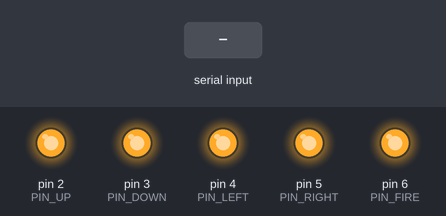
Bench run of a sketch on a simulated Arduino Uno, built with avr-gcc and run on an emulated ATmega328P. Shown: output pins drawn as LEDs (lit = HIGH). Inputs (shaded band) come from the test bench.

Above: at 1.2 s.
1.3 s: byte 30 received over Serial
At 1.4 s:
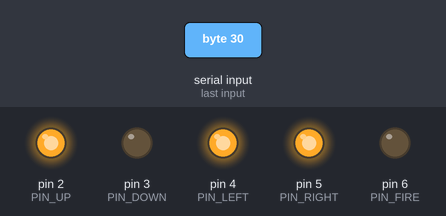
Timing chart, 0 to 4.3 s (numbered marks = the images above; inputs shaded):
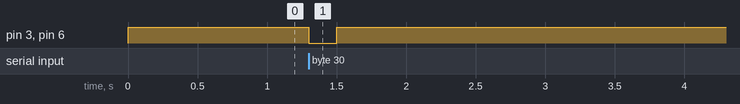

Measured:
- after the input at 1.3 s, pin 3 (PIN_DOWN), pin 6 (PIN_FIRE): HIGH → LOW at once, → HIGH 0.20 s later

The sketch:

joystick.ino
```cpp
/*
  FB9 joystick firmware (Arduino Uno or Nano).

  What it does:
    The laptop sends ONE byte per update over USB serial at 115200 baud.
    The byte is a bitmask of which joystick buttons should be pressed:
        bit 0 = UP     (value 1)
        bit 1 = DOWN   (value 2)
        bit 2 = LEFT   (value 4)
        bit 3 = RIGHT  (value 8)
        bit 4 = FIRE   (value 16)
    Example: 21 = 1 + 4 + 16 = UP + LEFT + FIRE pressed (binary 10101).

  Which Arduino pin drives which joystick button:
    D2 -> UP        D3 -> DOWN      D4 -> LEFT      D5 -> RIGHT      D6 -> FIRE
    (each pin goes to the IN side of one optocoupler channel, see docs/plan section 5)

  ACTIVE_LOW:
    Many PC817 optocoupler modules are "active LOW": they switch ON when their
    input pin is pulled LOW. Then "pressed" means the pin is LOW.
    Set ACTIVE_LOW to 1 for those modules. Set it to 0 if your module switches on
    with HIGH. Check with a multimeter BEFORE plugging into the console: the output
    should be closed (continuity to G2) only while the pin is in its "pressed" state.

  Safety failsafe:
    If no byte arrives for 200 milliseconds (laptop crashed, cable pulled, ...),
    every button is released. The laptop should keep sending its state
    (it does, roughly 15 to 60 times per second).

  Contradictions:
    UP + DOWN together, or LEFT + RIGHT together, are not possible on a real stick,
    so both are released.

  The Arduino never sends anything back (fire-and-forget).
*/

#define ACTIVE_LOW 1          // 1 = pressed means pin LOW (typical PC817 module); 0 = pressed means pin HIGH
#define BAUD 115200
#define FAILSAFE_MS 200UL     // release everything after this much silence

const uint8_t PIN_UP = 2;
const uint8_t PIN_DOWN = 3;
const uint8_t PIN_LEFT = 4;
const uint8_t PIN_RIGHT = 5;
const uint8_t PIN_FIRE = 6;

const uint8_t BIT_UP = 1;     // bit 0
const uint8_t BIT_DOWN = 2;   // bit 1
const uint8_t BIT_LEFT = 4;   // bit 2
const uint8_t BIT_RIGHT = 8;  // bit 3
const uint8_t BIT_FIRE = 16;  // bit 4

// Level that means "button pressed" and "button released" for the optocouplers.
const uint8_t LEVEL_PRESSED = ACTIVE_LOW ? LOW : HIGH;
const uint8_t LEVEL_RELEASED = ACTIVE_LOW ? HIGH : LOW;

uint8_t currentMask = 0;           // the last valid mask we received (0..31)
unsigned long lastByteMs = 0;      // millis() time of the last byte received

// Drive one pin to the pressed or released level.
void setButton(uint8_t pin, bool pressed) {
  digitalWrite(pin, pressed ? LEVEL_PRESSED : LEVEL_RELEASED);
}

// Make the outputs match a bitmask. Contradictory pairs release both buttons.
void applyMask(uint8_t mask) {
  bool up = (mask & BIT_UP) != 0;
  bool down = (mask & BIT_DOWN) != 0;
  bool left = (mask & BIT_LEFT) != 0;
  bool right = (mask & BIT_RIGHT) != 0;
  bool fire = (mask & BIT_FIRE) != 0;

  if (up && down) {
    up = false;
    down = false;
  }
  if (left && right) {
    left = false;
    right = false;
  }

  setButton(PIN_UP, up);
  setButton(PIN_DOWN, down);
  setButton(PIN_LEFT, left);
  setButton(PIN_RIGHT, right);
  setButton(PIN_FIRE, fire);
}

void setup() {
  // Write the "released" level BEFORE switching the pins to outputs: pinMode(OUTPUT) alone
  // starts the pin LOW, which an ACTIVE_LOW module would read as a press.
  applyMask(0);
  pinMode(PIN_UP, OUTPUT);
  pinMode(PIN_DOWN, OUTPUT);
  pinMode(PIN_LEFT, OUTPUT);
  pinMode(PIN_RIGHT, OUTPUT);
  pinMode(PIN_FIRE, OUTPUT);

  Serial.begin(BAUD);
  lastByteMs = millis();
}

void loop() {
  // Read every byte that has arrived; only the newest one matters.
  while (Serial.available() > 0) {
    uint8_t b = (uint8_t)Serial.read();
    if (b <= 31) {                 // ignore bytes that are not a valid mask
      currentMask = b;
    }
    lastByteMs = millis();
  }

  // Failsafe: no byte for 200 ms means release everything.
  // (millis() subtraction stays correct even when millis() wraps around.)
  if (millis() - lastByteMs > FAILSAFE_MS) {
    currentMask = 0;
  }

  applyMask(currentMask);
}
```
